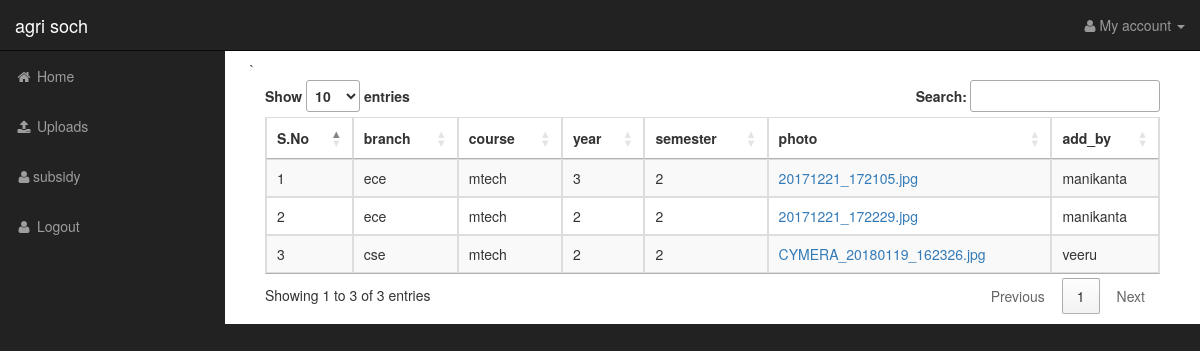
Page /others_view.php (signed in) on the committed database.
### tables this page shows
CREATE TABLE `file` (
  `id` int(11) NOT NULL,
  `branch` text,
  `course` text,
  `year` text,
  `semester` text,
  `photo` text,
  `add_by` text
);

### others_view.php (the view, shortened to what this page needs)
<?php
include('header.php');
 ?>
<div class="container-fluid">
    <div class="table-responsive">
        <table id="myTable" class="table table-bordered table-striped table-hover">
            <thead>
                <tr>
                    <th>S.No</th>
                    <th>branch</th>
                    <th>course</th>
                    <th>year</th>
                    <th>semester</th>
                    <th>photo</th>
                    <th>add_by</th>
                </tr>
            </thead>
            <tbody>
                <?php
                $sno = 1;
                    $query = "SELECT * FROM file  WHERE add_by!='".$_SESSION['nameuser']."'";
                    $result = mysqli_query($con,$query);
                    while ($fetch = mysqli_fetch_array($result)) {
                        ?>
                        <tr>
                            <td><?php echo $sno ?></td>
                            <td><?php echo $fetch['branch'] ?></td>
                            <td><?php echo $fetch['course'] ?></td>
                            <td><?php echo $fetch['year'] ?></td>
                            <td><?php echo $fetch['semester'] ?></td>
                            <td><a target="_blank" href="img/uploads/<?php echo $fetch['photo'] ?>"><?php echo $fetch['photo'] ?></a></td>
                            <td><?php echo $fetch['add_by'] ?></td>
                        </tr>
                     <?php
                     $sno++;
                   }
                ?>
    </tbody>
</table>
</div>
</div>
<?php include('footer.php');?>

### header.php (shortened to what this page needs)
<!DOCTYPE html>
<html lang="en">
<head>
    <link href="css/bootstrap.min.css" rel="stylesheet">
    <link href="css/sb-admin.css" rel="stylesheet">
    <link href="font-awesome/css/font-awesome.min.css" rel="stylesheet" type="text/css">
    <link rel="stylesheet" type="text/css" href="//cdn.datatables.net/1.10.19/css/jquery.dataTables.min.css">
</head>
<body>
    <div id="wrapper">
        <nav class="navbar navbar-inverse navbar-fixed-top" role="navigation">
            <div class="navbar-header">
                <a class="navbar-brand" href="index3.php">agri soch</a>
            </div>
            <ul class="nav navbar-right top-nav">
                <li class="dropdown">
                    <a href="#" class="dropdown-toggle" data-toggle="dropdown"><i class="fa fa-user"></i> My account <b class="caret"></b></a>
                </li>
            </ul>
            <div class="collapse navbar-collapse navbar-ex1-collapse">
                <ul class="nav navbar-nav side-nav">
                    <li class="<?php if(basename($_SERVER['PHP_SELF'])=='index3.php' ){echo 'active';} ?>">
                        <a href="index3.php"><i class="fa fa-fw fa-home"></i> Home</a>
                    </li>
                    <li class="<?php if(basename($_SERVER['PHP_SELF'])=='select1.php' ){echo 'active';} ?>">
                        <a href="select1.php"><i class="fa fa-fw fa-upload"></i> Uploads</a>
                    </li>
                    <li class="<?php if(basename($_SERVER['PHP_SELF'])=='users.php' ){echo 'active';} ?>">
                        <a href="users.php"><i class="fa fa-fw fa-user"></i>subsidy</a>
                    </li>
                    <li>
                        <a href="logout.php"><i class="fa fa-fw fa-user"></i> Logout</a>
                    </li>
                </ul>
            </div>
        </nav>
        <div id="page-wrapper">
            <div class="container-fluid">
                `

### footer.php
</div>
</div>
</div>
</body>
</html>

### css/sb-admin.css (style rules this page uses)
body { margin-top: 100px; background-color: #222; }
@media (min-width:768px) { body { margin-top: 50px; } }
#wrapper { padding-left: 0; }
#page-wrapper { width: 100%; padding: 0; background-color: #fff; }
@media (min-width:768px) { #wrapper { padding-left: 225px; } }
@media (min-width:768px) { #page-wrapper { padding: 10px; } }
.top-nav { padding: 0 15px; }
.top-nav>li { display: inline-block; float: left; }
.top-nav>li>a { padding-top: 15px; padding-bottom: 15px; line-height: 20px; color: #999; }
@media (min-width:768px) { .side-nav { position: fixed; top: 51px; left: 225px; width: 225px; margin-left: -225px; border: none; border-radius: 0; overflow-y: auto; background-color: #222; bottom: 0; overflow-x: hidden; padding-bottom: 40px; } }
@media (min-width:768px) { .side-nav>li>a { width: 225px; } }

### rows in the picture
file: branch "ece", course "mtech", year "3", semester "2", photo "20171221_172105.jpg", add_by "manikanta"
file: branch "ece", course "mtech", year "2", semester "2", photo "20171221_172229.jpg", add_by "manikanta"
file: branch "cse", course "mtech", year "2", semester "2", photo "CYMERA_20180119_162326.jpg", add_by "veeru"
